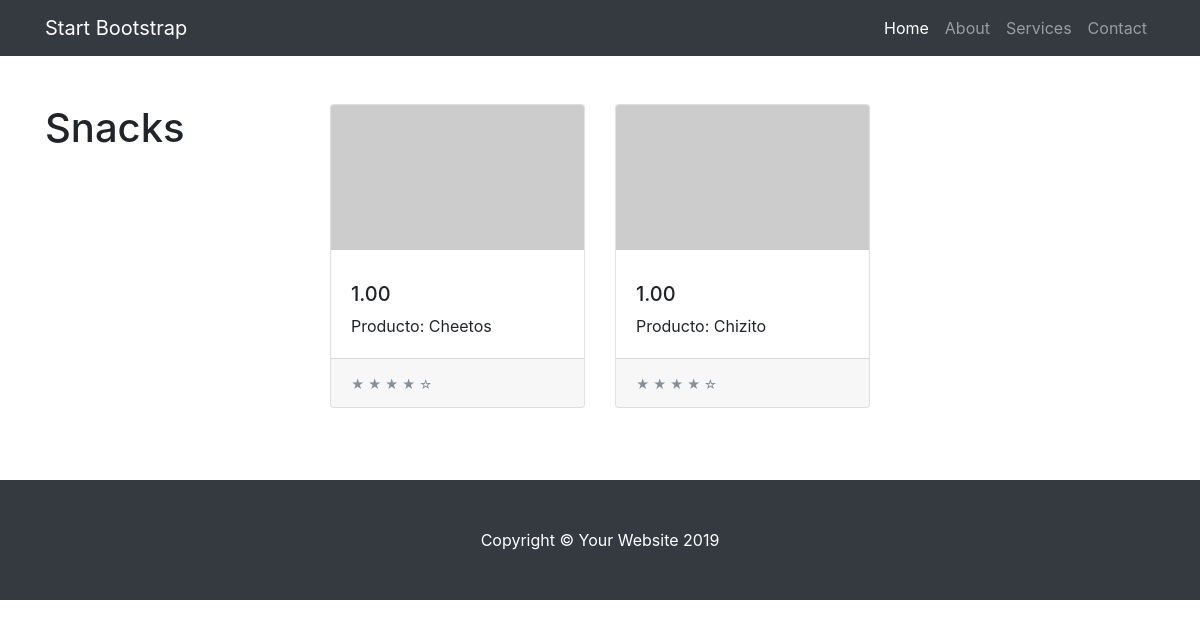
The page /tienda/categoria/2/ on the database its author committed.
### tienda/models.py (models this page shows, shortened)
class Categoria(models.Model):
    nombre = models.CharField(max_length=200)
    pub_date = models.DateTimeField('date published')

class Producto(models.Model):
    categoria = models.ForeignKey(Categoria, on_delete=models.CASCADE)
    nombre = models.CharField(max_length=200)
    precio = models.DecimalField(max_digits=6, decimal_places=2)
    stock = models.IntegerField(default=0)
    pub_date = models.DateTimeField('date published')

### tienda/views.py (the view)
# urls.py: path('categoria/<int:categoria_id>/', views.detalles, name='categoria')
def detalles(request, categoria_id):
    lista_productos = get_object_or_404(Categoria, pk=categoria_id)
    categoria_list = Categoria.objects.all()
    context={
        'lista_productos':lista_productos,
        'categoria_list':categoria_list
    }
    return render(request, 'detalles.html',context)

### tienda/templates/detalles.html (shortened to what this page needs)
{% extends "layout.html" %}
{% block categoria %}
    <h1 class="py-5">{{ lista_productos.nombre }}</h1>
{% endblock %}
{% block content %}
  <div class="row py-5">
    {% if lista_productos %}
    {% for producto in lista_productos.producto_set.all %}
    <div class="col-lg-4 col-md-6 mb-4">
      <div class="card h-100">
        <a href="producto/{{ prod.id }}/"><img class="card-img-top" src="http://placehold.it/700x400" alt=""></a>
        <div class="card-body">
          <h5>{{ producto.precio }}</h5>
          <p class="card-text">Producto: {{ producto.nombre }}</p>
        </div>
        <div class="card-footer">
          <small class="text-muted">&#9733; &#9733; &#9733; &#9733; &#9734;</small>
        </div>
      </div>
    </div>
    {% endfor %}
    {% endif %}
  </div>
{% endblock %}

### tienda/static/css/shop.css (style rules this page uses)
body { padding-top: 54px; }
@media (min-width: 992px) { body { padding-top: 56px; } }

### rows shown on the page
Categoria: nombre "Snacks"
Producto: precio "1.00", nombre "Cheetos"
Producto: precio "1.00", nombre "Chizito"
